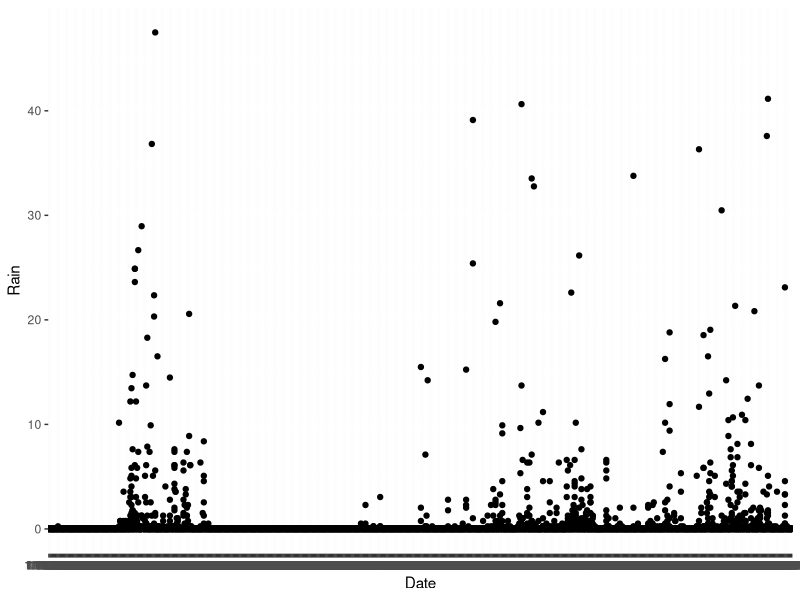
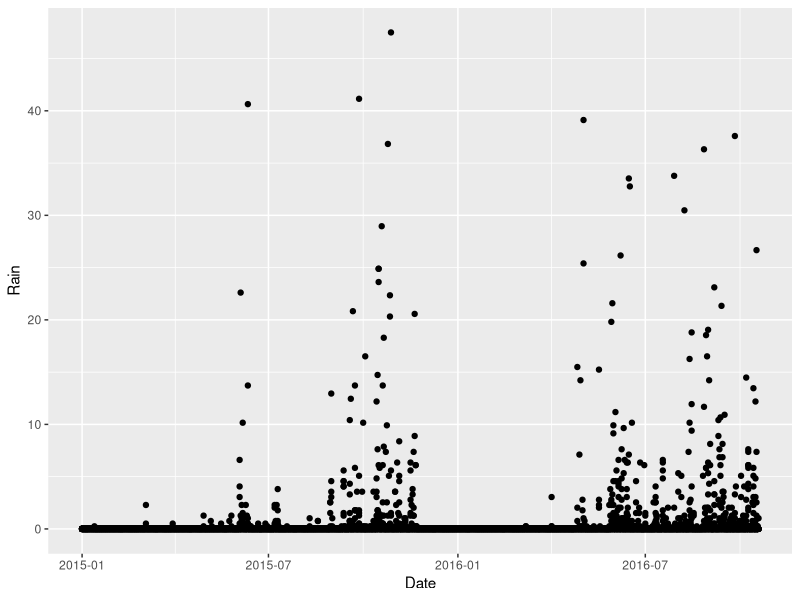
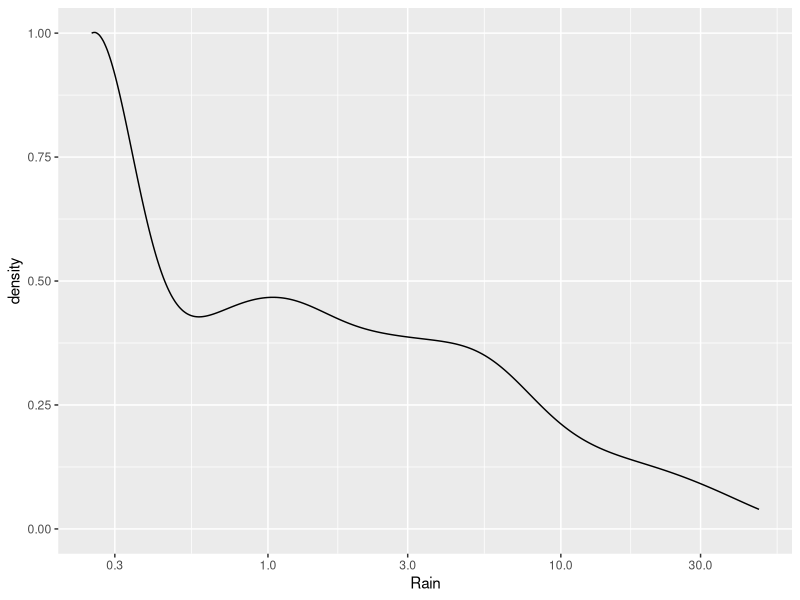
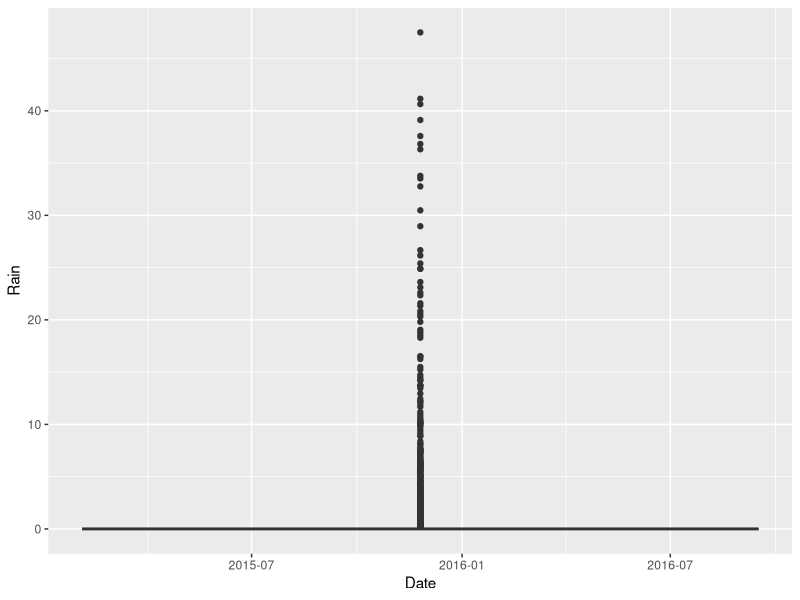
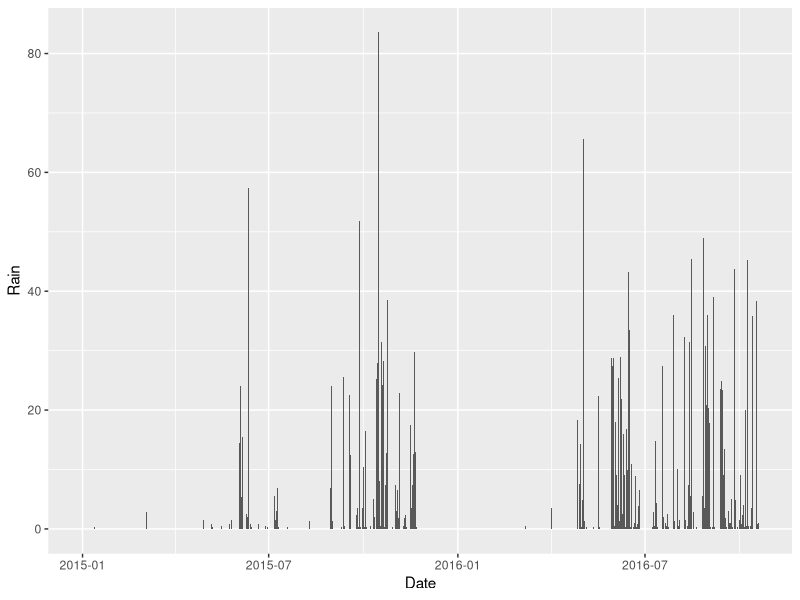
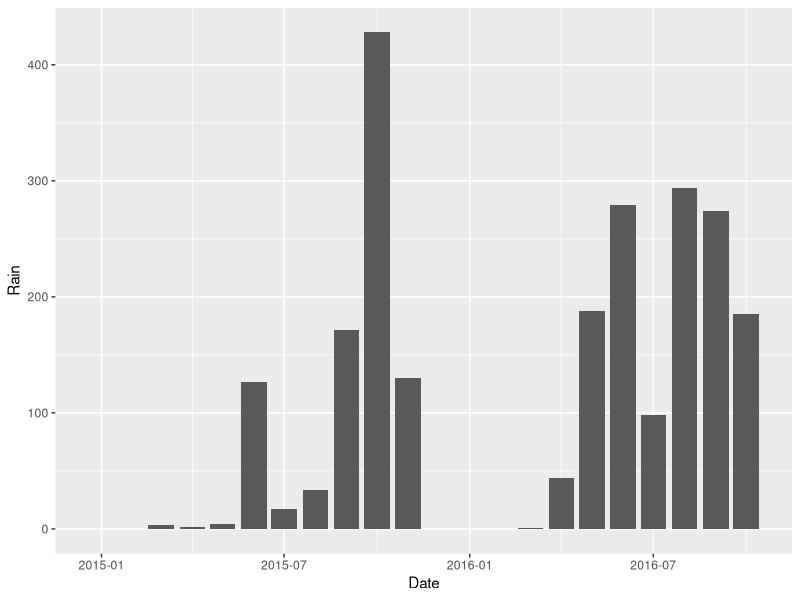
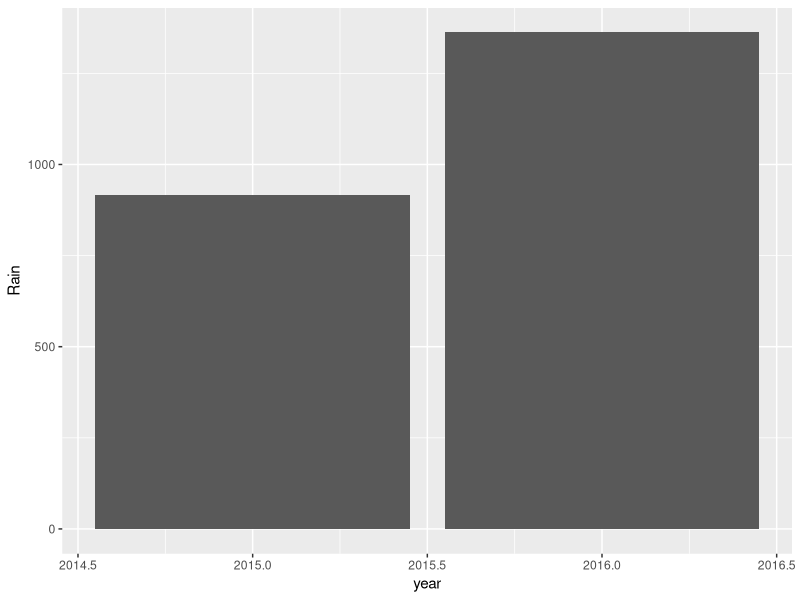
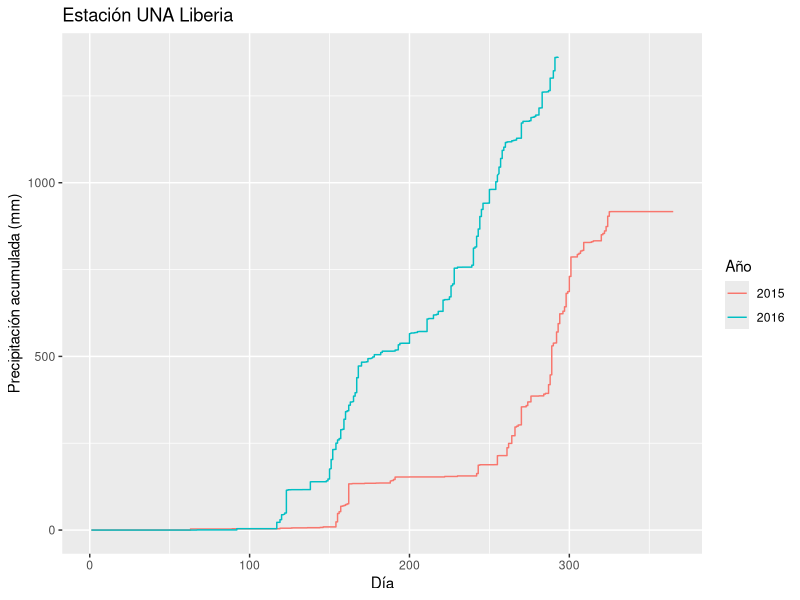

Reproduce these figures in R, in order.
setwd("~/Google Drive/RAnalisis/ClimaHIDROCEC")
datos <- read.table("DatosUNA_2015-oct2016Completos.csv", skip=2, header = F, sep = ",") #leer sin header

header <- scan("DatosUNA_2015-oct2016Completos.csv", nlines = 1, what = character(), sep = ",") #header de línea 1, separado por tabs para tomar en cuenta columnas vacías
header2 <- scan("DatosUNA_2015-oct2016Completos.csv", skip = 1, nlines = 1, what = character(), sep = ",") #header de línea 2

names(datos) <- paste0(header, header2)

#hacer tabla nueva sólo con las variables de lluvia
datoslluvia = data.frame("Date" = datos$Date, "Time" = datos$Time, "Rain" = datos$Rain)

library(ggplot2)
g = ggplot(datoslluvia, aes(Date, Rain))
g + geom_point()

datoslluvia$Date <- as.POSIXct(as.character(datoslluvia$Date), format="%m/%d/%Y")

g = ggplot(datoslluvia, aes(Date, Rain))
g + geom_point()

g1 = ggplot(datoslluvia, aes(x = Rain))
g1 + geom_density() + scale_x_log10()

g2 = ggplot(datoslluvia, aes(Date, Rain))
g2 + geom_boxplot()  

#ojo con datos faltantes

#buscar cuales días no tienen 24 mediciones
tab = table(datoslluvia$Date)
tab[which(tab<24)]

#buscar cuales días no se midieron
#https://bocoup.com/weblog/padding-time-series-with-r

library(lubridate)
library(dplyr)

#lluvia diaria
lluvia_dia = datoslluvia %>% group_by(year(datoslluvia$Date), month(datoslluvia$Date), day(datoslluvia$Date)) %>% summarise(sum(Rain), Date = first(Date))

colnames(lluvia_dia) <- c("year", "month", "day", "Rain", "Date")

g3 = ggplot(lluvia_dia, aes(Date,Rain))
g3 + geom_bar(stat = "identity")

#lluvia mensual
lluvia_mes = datoslluvia %>% group_by(year(datoslluvia$Date), month(datoslluvia$Date)) %>% summarise(sum(Rain), Date = first(Date))

colnames(lluvia_mes) <- c("year", "month", "Rain", "Date")

g4 = ggplot(lluvia_mes, aes(Date,Rain))
g4 + geom_bar(stat = "identity")

#lluvia anual
lluvia_ano = datoslluvia %>% group_by(year(datoslluvia$Date)) %>% summarise(sum(Rain))

colnames(lluvia_ano) <- c("year", "Rain")

g5 = ggplot(lluvia_ano, aes(year,Rain))
g5 + geom_bar(stat = "identity")


#curva cumulativa de precipitación
datoslluvia$year = year(datoslluvia$Date)
datoslluvia = mutate(group_by(datoslluvia, year), cumRain = cumsum(Rain))

datoslluvia$juliano = yday(datoslluvia$Date) #convertir a día juliano

g6 = ggplot(datoslluvia, aes(juliano, cumRain, color = factor(year(Date))))
g6 + geom_line() + ggtitle("Estación UNA Liberia") +
  xlab("Día") + ylab("Precipitación acumulada (mm)") +
  scale_color_discrete(name="Año")


#heatmap con lluvia diaria
#basado en https://www.r-bloggers.com/ggplot2-time-series-heatmaps/

lluvia_dia$monthf<-factor(lluvia_dia$month,levels=as.character(1:12),labels=c("Jan","Feb","Mar","Apr","May","Jun","Jul","Aug","Sep","Oct","Nov","Dec"),ordered=TRUE)

lluvia_dia$weekday = as.POSIXlt(lluvia_dia$Date)$wday + 1
lluvia_dia$weekdayf <- factor(lluvia_dia$weekday,levels=rev(1:7),labels=rev(c("Mon","Tue","Wed","Thu","Fri","Sat","Sun")),ordered=TRUE)


library(zoo)
lluvia_dia$yearmonth <- as.yearmon(lluvia_dia$Date)
lluvia_dia$yearmonthf <- factor(lluvia_dia$yearmonth)
lluvia_dia$week <- as.numeric(format(lluvia_dia$Date,"%W"))
lluvia_dia <- lluvia_dia %>% group_by(yearmonthf) %>% mutate(monthweek = 1 + week - min(week))

P<- ggplot(lluvia_dia, aes(monthweek, weekdayf, fill = Rain)) + 
  geom_tile(colour = "white") + facet_grid(year~monthf) + 
  scale_fill_gradient(low="red", high="yellow") +
  xlab("Week of Month") + ylab("")
P

#revisar este otro
#http://blog.revolutionanalytics.com/2009/11/charting-time-series-as-calendar-heat-maps-in-r.html